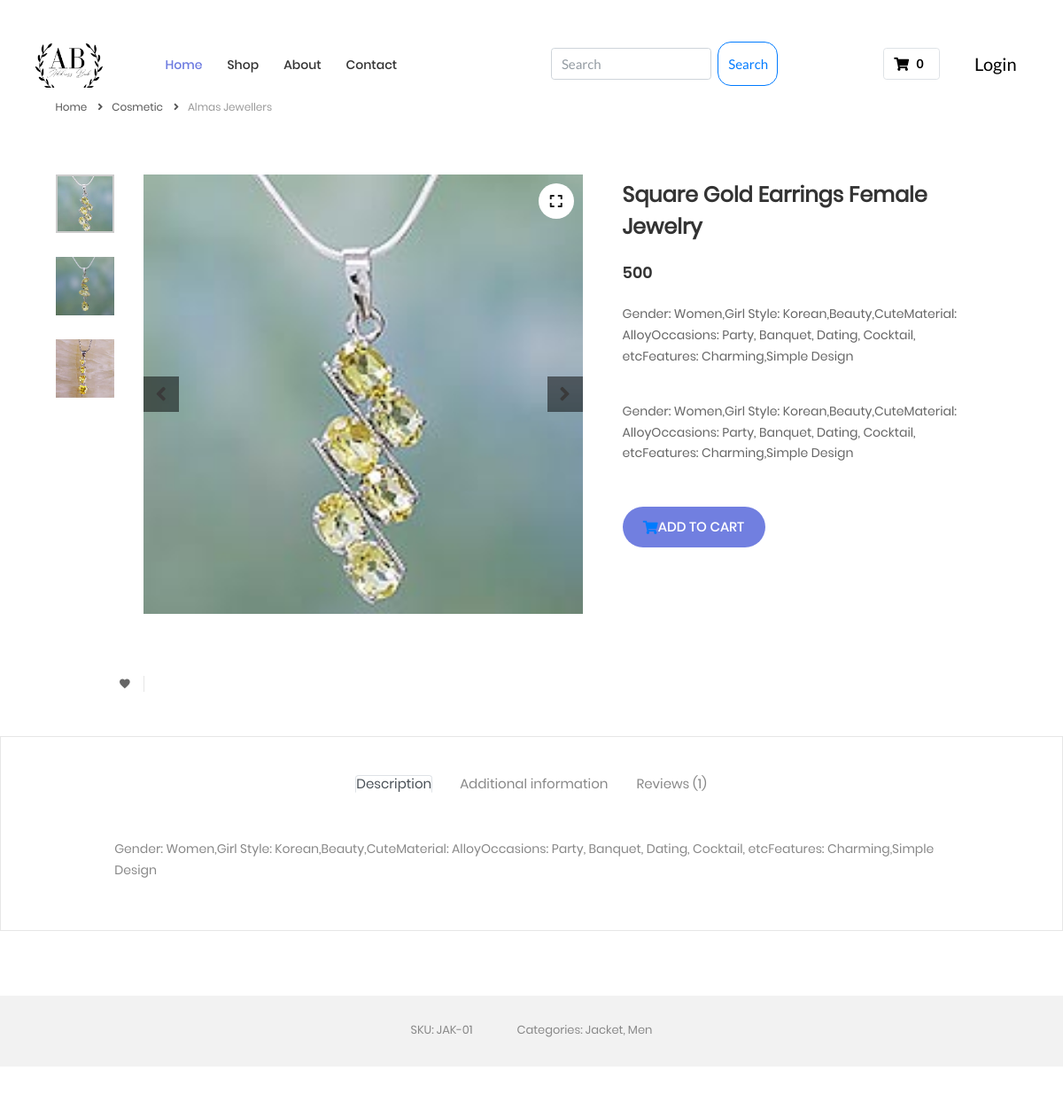
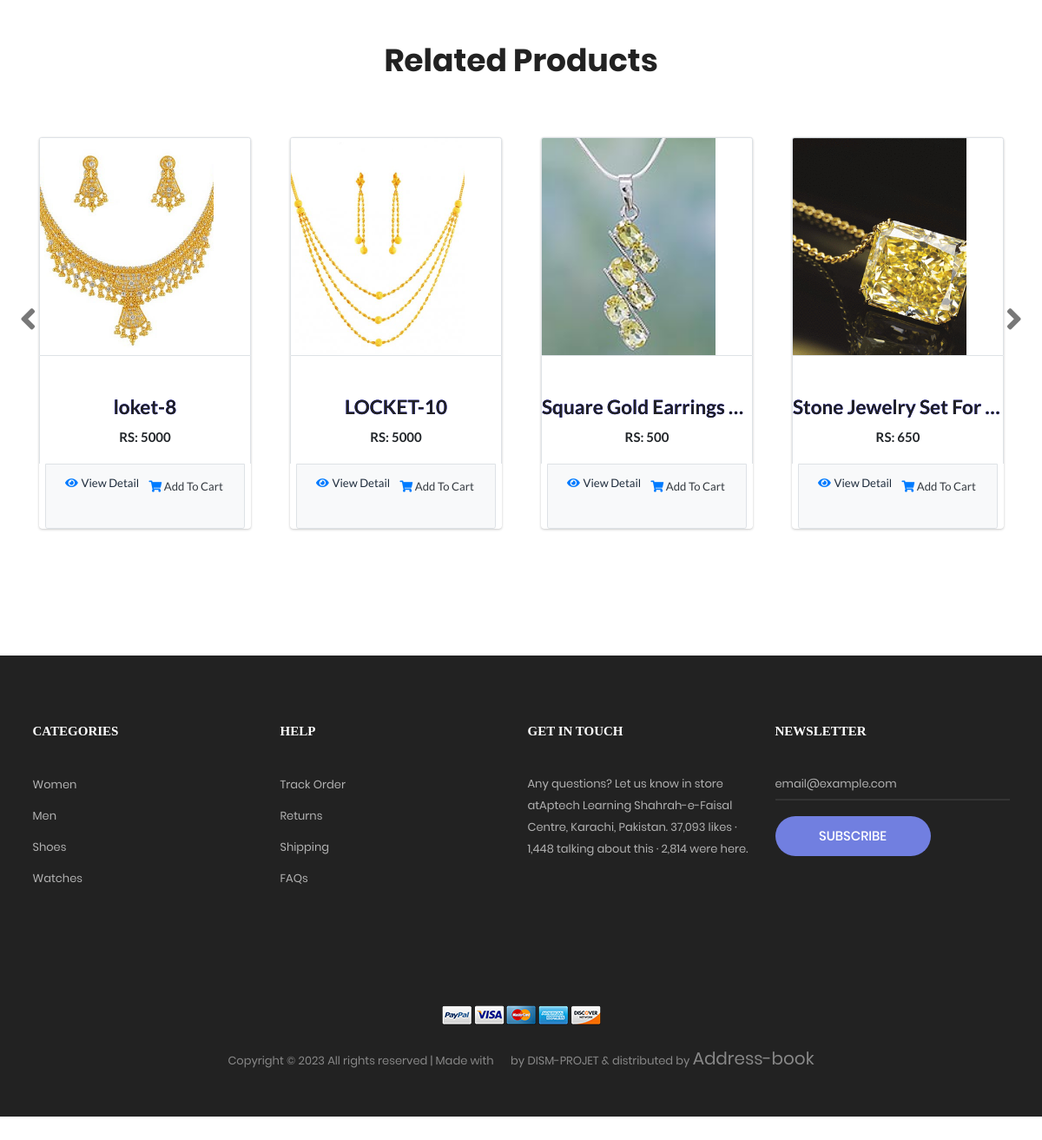
The app's page /address-book/product-detail.php?id=35 with its own data (2 pictures, top to bottom).
### tables this page shows
CREATE TABLE `categories` (
  `id` int(11) NOT NULL,
  `name` varchar(190) NOT NULL,
  `img` varchar(50) NOT NULL,
  `description` longtext NOT NULL,
  `trending` tinyint(4) NOT NULL DEFAULT 0,
  `status` tinyint(4) NOT NULL DEFAULT 0,
  `created_at` timestamp NOT NULL DEFAULT current_timestamp()
);

CREATE TABLE `brands` (
  `brn_id` int(11) NOT NULL,
  `brn_name` varchar(100) NOT NULL,
  `brn_desc` longtext NOT NULL,
  `brn_img` varchar(50) NOT NULL,
  `creat_at` timestamp NOT NULL DEFAULT current_timestamp()
);

CREATE TABLE `products` (
  `id` int(11) NOT NULL,
  `cat_id` int(11) NOT NULL,
  `brn_id` int(50) NOT NULL,
  `view_as` tinyint(4) NOT NULL DEFAULT 0,
  `trending` tinyint(4) NOT NULL DEFAULT 0 COMMENT '0=not-trend,1=trending',
  `name` varchar(190) NOT NULL,
  `small_des` mediumtext NOT NULL,
  `long_des` mediumtext NOT NULL,
  `price` varchar(190) NOT NULL,
  `offerprice` varchar(190) NOT NULL,
  `tax` varchar(190) NOT NULL,
  `quantity` int(11) NOT NULL,
  `image` varchar(190) NOT NULL,
  `image2` varchar(30) NOT NULL,
  `image3` varchar(30) NOT NULL,
  `status` tinyint(4) NOT NULL COMMENT '0=show,1=hide',
  `created_at` timestamp NOT NULL DEFAULT current_timestamp() ON UPDATE current_timestamp()
);

### address-book/product-detail.php (the view, shortened to what this page needs)
<?php include 'header.php'; ?>
<?php
if (isset($_GET['id'])) {
	$id = $_GET['id'];
	$sl_qu_pro = mysqli_query($con, "SELECT * FROM products WHERE id='$id'");
	if (mysqli_num_rows($sl_qu_pro) > 0) {
		$row = mysqli_fetch_array($sl_qu_pro);
		$cat_id = $row['cat_id'];
		$brn_id = $row['brn_id'];
		$sl_qu_cat = mysqli_query($con, "SELECT * FROM categories WHERE id='$cat_id'");
		$sl_qu_brn = mysqli_query($con, "SELECT * FROM brands WHERE brn_id='$brn_id'");
		$row_cat = mysqli_fetch_array($sl_qu_cat);
		$row_brn = mysqli_fetch_array($sl_qu_brn);
		?>
		<div class="container m-t-80">
			<div class="bread-crumb flex-w p-l-25 p-r-15 p-t-30 p-lr-0-lg">
				<a href="index.php" class="stext-109 cl8 hov-cl1 trans-04">
					Home
					<i class="fa fa-angle-right m-l-9 m-r-10" aria-hidden="true"></i>
				</a>
				<a href="<?= $row_cat['name'] ?>.php" class="stext-109 cl8 hov-cl1 trans-04">
					<?= $row_cat['name'] ?>
					<i class="fa fa-angle-right m-l-9 m-r-10" aria-hidden="true"></i>
				</a>
				<span class="stext-109 cl4">
					<?= $row_brn['brn_name'] ?>
				</span>
			</div>
		</div>
		<section class="sec-product-detail bg0 p-t-65 p-b-60">
			<div class="container">
				<div class="row">
					<div class="col-md-6 col-lg-7 p-b-30">
						<div class="p-l-25 p-r-30 p-lr-0-lg">
							<div class="wrap-slick3 flex-sb flex-w">
								<div class="wrap-slick3-dots"></div>
								<div class="slick3 gallery-lb">
									<div class="item-slick3" data-thumb="<?= 'Admin/img/product/' . $row['image'] ?>">
										<div class="wrap-pic-w pos-relative">
											<img src="<?= 'Admin/img/product/' . $row['image'] ?>" alt="IMG-PRODUCT">
											<a class="flex-c-m size-108 how-pos1 bor0 fs-16 cl10 bg0 hov-btn3 trans-04"
												href="<?= 'Admin/img/product/' . $row['image'] ?>">
												<i class="fa fa-expand"></i>
											</a>
										</div>
									</div>
								</div>
							</div>
						</div>
					</div>
					<div class="col-md-6 col-lg-5 p-b-30">
						<div class="p-r-50 p-t-5 p-lr-0-lg">
							<h4 class="mtext-105 cl2 js-name-detail p-b-14">
								<?= $row['name'] ?>
							</h4>
							<span class="mtext-106 cl2">
								<?= $row['price'] ?>
							</span>
							<p class="stext-102 cl3 p-t-23">
								<?= $row['small_des'] ?>
							</p>
							<p class="stext-102 cl3 p-t-23">
								<?= $row['long_des'] ?>
							</p>
							<div class="p-t-33">
										<form action="add_to _cart_code.php" method="post">
										<button
											class="flex-c-m stext-101 cl0 size-101 bg1 bor1 hov-btn1 p-lr-15 trans-04 js-addcart-detail"
											type="submit" name="addToCart"><i class="fas fa-shopping-cart text-primary"></i>
											Add To Cart
										</button>
											</form>
									</div>
								</div>
							</div>
							<div class="flex-w flex-m p-l-100 p-t-40 respon7">
								<div class="flex-m bor9 p-r-10 m-r-11">
									<a href="#"
										class="fs-14 cl3 hov-cl1 trans-04 lh-10 p-lr-5 p-tb-2 js-addwish-detail tooltip100"
										data-tooltip="Add to Wishlist">
										<i class="zmdi zmdi-favorite"></i>
									</a>
								</div>
								<a href="#" class="fs-14 cl3 hov-cl1 trans-04 lh-10 p-lr-5 p-tb-2 m-r-8 tooltip100"
									data-tooltip="Facebook">
									<i class="fa fa-facebook"></i>
								</a>
								<a href="#" class="fs-14 cl3 hov-cl1 trans-04 lh-10 p-lr-5 p-tb-2 m-r-8 tooltip100"
									data-tooltip="Twitter">
									<i class="fa fa-twitter"></i>
								</a>
								<a href="#" class="fs-14 cl3 hov-cl1 trans-04 lh-10 p-lr-5 p-tb-2 m-r-8 tooltip100"
									data-tooltip="Google Plus">
									<i class="fa fa-google-plus"></i>
								</a>
							</div>
						</div>
					</div>
				<div class="bor10 m-t-50 p-t-43 p-b-40">
					<div class="tab01">
						<ul class="nav nav-tabs" role="tablist">
							<li class="nav-item p-b-10">
								<a class="nav-link active" data-toggle="tab" href="#description" role="tab">Description</a>
							</li>
							<li class="nav-item p-b-10">
								<a class="nav-link" data-toggle="tab" href="#information" role="tab">Additional information</a>
							</li>
							<li class="nav-item p-b-10">
								<a class="nav-link" data-toggle="tab" href="#reviews" role="tab">Reviews (1)</a>
							</li>
						</ul>
						<div class="tab-content p-t-43">
							<div class="tab-pane fade show active" id="description" role="tabpanel">
								<div class="how-pos2 p-lr-15-md">
									<p class="stext-102 cl6">
										<?= $row['long_des'] ?>
									</p>
								</div>
							</div>
						</div>
					</div>
				</div>
			<div class="bg6 flex-c-m flex-w size-302 m-t-73 p-tb-15">
				<span class="stext-107 cl6 p-lr-25">
					SKU: JAK-01
				</span>
				<span class="stext-107 cl6 p-lr-25">
					Categories: Jacket, Men
				</span>
			</div>
		</section>
		<?php
		$sl_qu_brn_relat = mysqli_query($con, "SELECT * FROM products WHERE brn_id='$brn_id'");
		if (mysqli_num_rows($sl_qu_brn_relat) > 0) {
			?>
			<section class="sec-relate-product bg0 p-t-45 p-b-105">
				<div class="container">
					<div class="p-b-45">
						<h3 class="ltext-106 cl5 txt-center">
							Related Products
						</h3>
					</div>
					<div class="wrap-slick2">
						<div class="slick2">
							<?php
							while ($row = mysqli_fetch_array($sl_qu_brn_relat)) {
								?>
								<div class="item-slick2 p-l-15 p-r-15 p-t-15 p-b-15">
									<form action="add_to _cart_code.php" method="post">
										<div class="col-lg-12 col-md-6 col-sm-12 pb-1   ">
											<div class="card product-item border-0 mb-4">
												<div
													class="text-center card-header product-img position-relative overflow-hidden bg-transparent border p-0">
													<img class="img-fluid" style="width: 200px; height: 250px;"
														src="Admin/img/product/<?php echo $row['image'] ?>" alt="" />
												</div>
												<div class="card-body border-left border-right text-center p-0 pt-4 pb-3">
													<h4 class="text-truncate mt-4" style="color: #222; text-shadow: 0 0 blue;">
														<?php echo $row['name'] ?>
													</h4>
													<div class="d-flex justify-content-center">
														<h6 class="mt-1">RS:
															<?php echo $row['price'] ?>
														</h6>
													</div>
												</div>
												<div style="margin:0 auto;"
													class="card-footer  d-flex justify-content-between bg-light border"
													style="width: 280px;">
													<a href="product-detail.php?id=<?= $row['id']; ?>"
														class="btn btn-sm text-dark p-0"><i
															class="fas fa-eye text-primary mr-1"></i>View Detail</a>
													<button type="submit" style="height: 25px;" class="btn btn-sm text-dark"
														name="addToCart"><i class="fas fa-shopping-cart text-primary"></i>
														Add To Cart</button>
												</div>
											</div>
										</div>
									</form>
								</div>
							<?php } ?>
						</div>
					</div>
				</div>
			</section>
		<?php }
	}
} else {
	echo '<h1 class="m-t-200">no product to display </h1>';
} ?>
<?php include 'footer.php' ?>

### records on screen
categories: name "Cosmetic"
brands: brn_name "Almas Jewellers"
products: image (picture), name "Square Gold Earrings Female Jewelry", price "500", small_des "Gender: Women,Girl Style: Korean,Beauty,CuteMaterial: AlloyOccasions: Party, Banquet, Dating, Cocktail, etcFeatures: Charming,Simple Design", long_des "Gender: Women,Girl Style: Korean,Beauty,CuteMaterial: AlloyOccasions: Party, Banquet, Dating, Cocktail, etcFeatures: Charming,Simple Design", name "Square Gold Earrings…"
products: image (picture), name "loket-8", price "5000"
products: image (picture), name "LOCKET-10", price "5000"
products: image (picture), name "Stone Jewelry Set For…", price "650"
